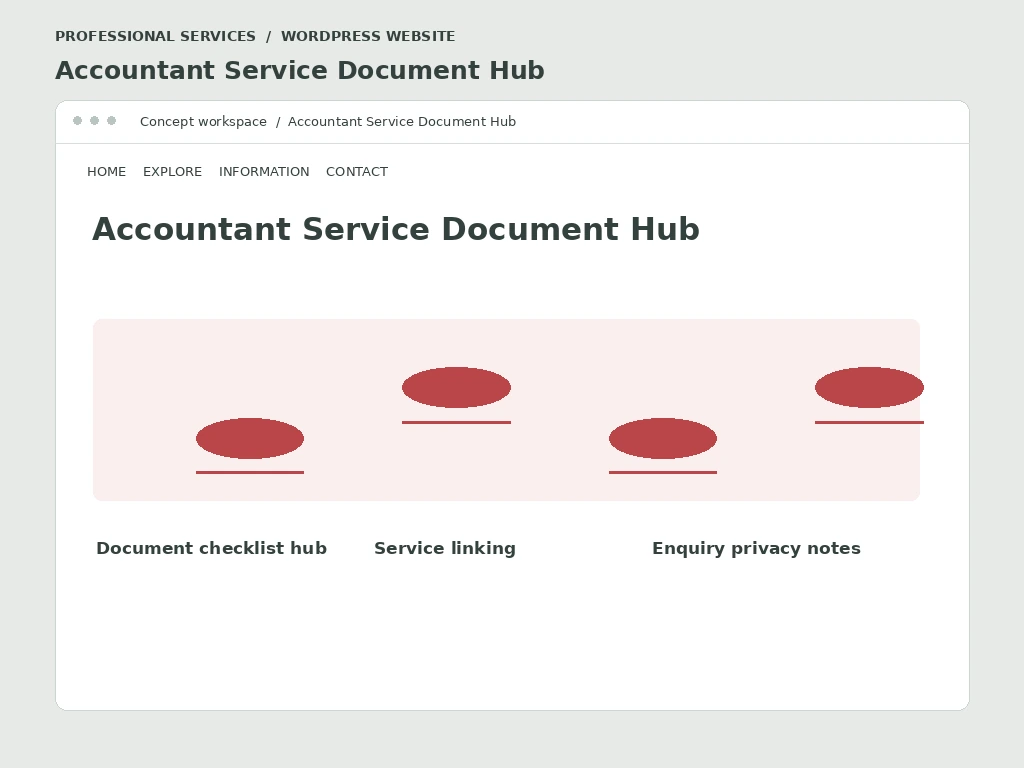
#> input picture src/assets/portfolio/accountant-service-document-hub.webp, 1024 x 768 px; its folder holds 4 pictures in this run
$ python audit-portfolio-images.py
#> lines starting #> are read from the running program, lines starting #| are printed output that depends on the picture
"""Audit all canonical preview files for broken images, duplicate content and near-identical layouts."""
import hashlib, json
from pathlib import Path
from PIL import Image
import numpy as np

ROOT = Path(__file__).resolve().parents[1]
paths = sorted((ROOT / 'src/assets/portfolio').glob('*.webp'))
entries = []
for p in paths:
    with Image.open(p) as im:
#> im is the input picture: PIL image 1024x768 RGB; mean R, G, B 241.6, 238.7, 237.7
        im.load()
        gray = np.asarray(im.crop((55, 145, 969, 710)).convert('L').resize((33, 32)), dtype=np.int16)
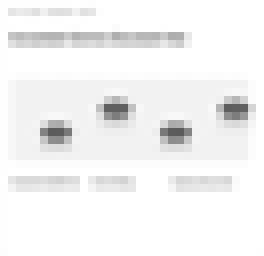
#> gray: shape (32, 33) int16 (shown 8 times larger); min 91, max 255, mean 243.3
        bits = gray[:, 1:] > gray[:, :-1]
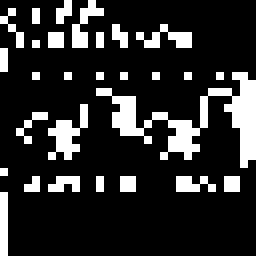
#> bits: shape (32, 32) bool (shown 8 times larger); 17.4% white in thin lines or dots
        fingerprint = np.packbits(bits.flatten()).tobytes().hex()
        entries.append({'slug': p.stem, 'path': str(p.relative_to(ROOT)), 'dimensions': list(im.size),
                        'sha256': hashlib.sha256(p.read_bytes()).hexdigest(), 'dhash': fingerprint})
#> pass 2 of the loop `for p in paths:`:
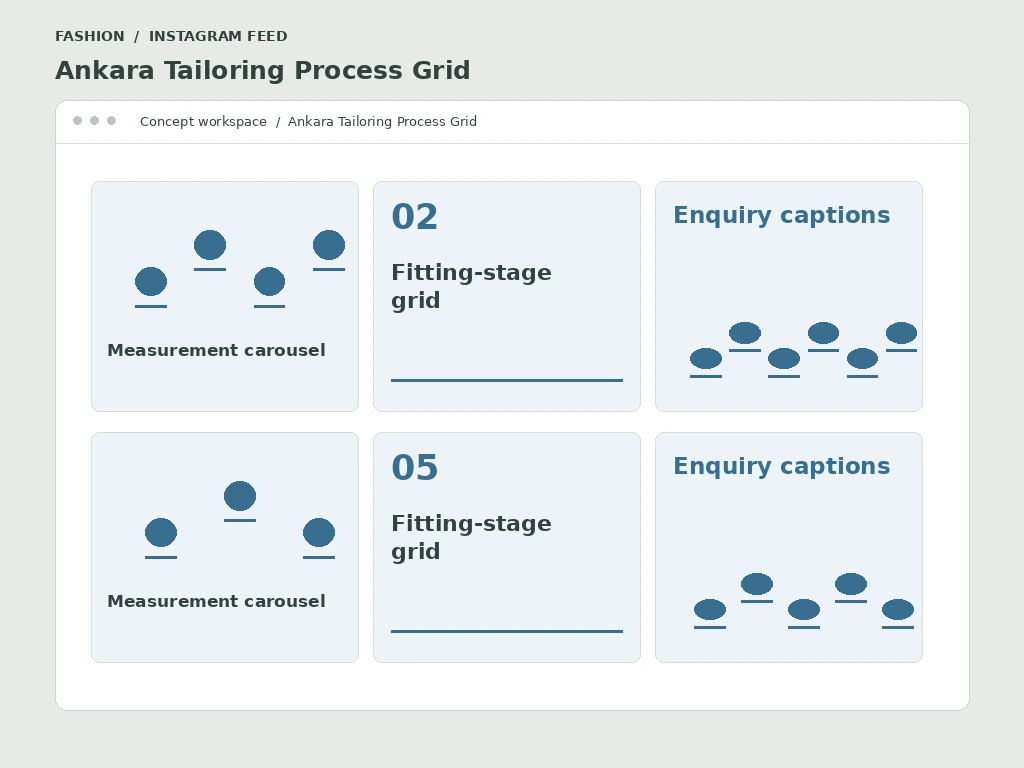
#> input picture src/assets/portfolio/ankara-tailoring-process-grid.webp, 1024 x 768 px
#> im is the input picture: PIL image 1024x768 RGB; mean R, G, B 232.5, 237.5, 239.5
#> `gray = np.asarray(im.crop((55, 145, 969, 710)).convert('L').resize((33..`:
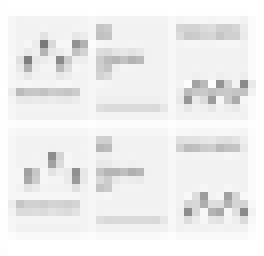
#> gray: shape (32, 33) int16 (shown 8 times larger); min 121, max 255, mean 238.4
#> `bits = gray[:, 1:] > gray[:, :-1]`:
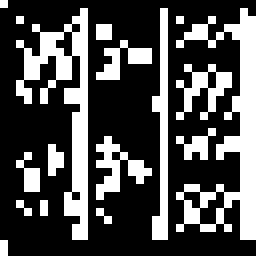
#> bits: shape (32, 32) bool (shown 8 times larger); 30.8% white in thin lines or dots
#> pass 3 of the loop `for p in paths:`:
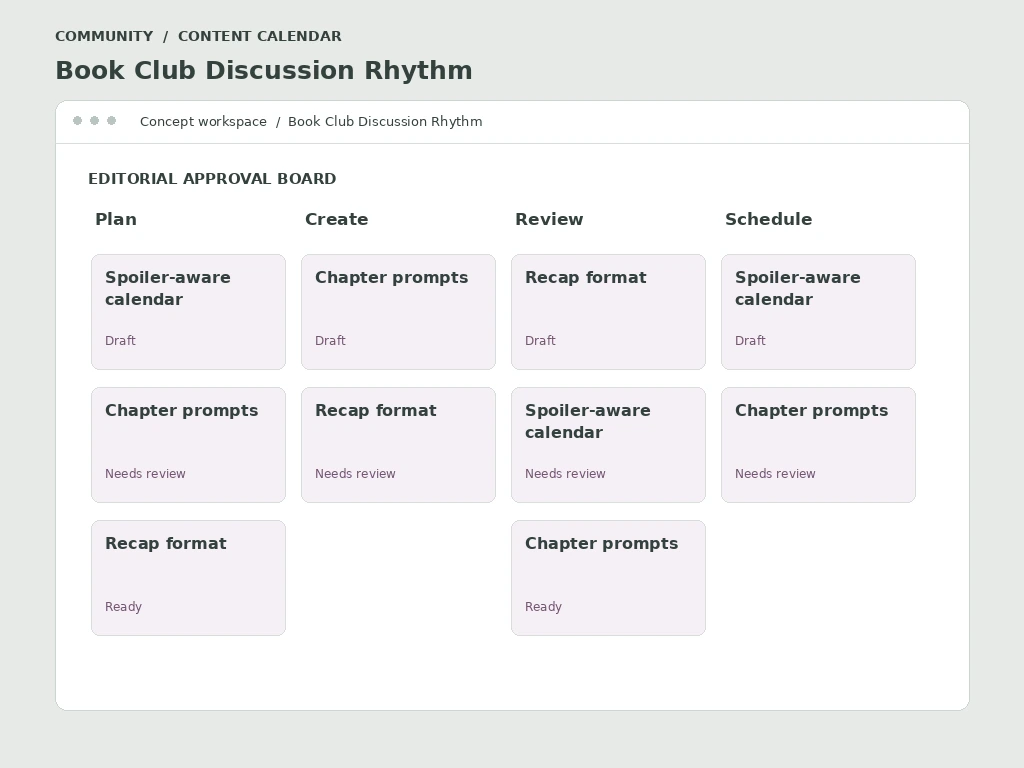
#> input picture src/assets/portfolio/book-club-discussion-rhythm.webp, 1024 x 768 px
#> im is the input picture: PIL image 1024x768 RGB; mean R, G, B 240.6, 240.4, 241.1
#> `gray = np.asarray(im.crop((55, 145, 969, 710)).convert('L').resize((33..`:
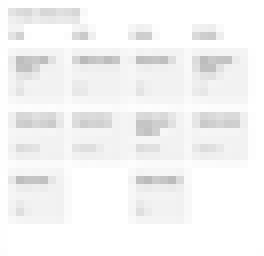
#> gray: shape (32, 33) int16 (shown 8 times larger); min 185, max 255, mean 244.7
#> `bits = gray[:, 1:] > gray[:, :-1]`:
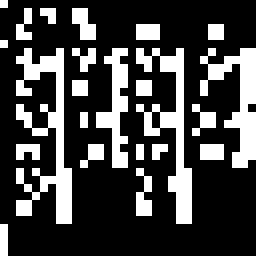
#> bits: shape (32, 32) bool (shown 8 times larger); 26.3% white in thin lines or dots
#> the loop made 4 passes; the first 3 are shown
near = []
#> near = []
for i, a in enumerate(entries):
    for b in entries[i + 1:]:
        distance = (int(a['dhash'], 16) ^ int(b['dhash'], 16)).bit_count()
        if distance <= 12:
            near.append({'first': a['slug'], 'second': b['slug'], 'distance': distance})
report = {'count': len(entries), 'unique_sha256': len({e['sha256'] for e in entries}),
          'near_similarity_threshold': '12 differing bits out of 1024, after cropping shared frame',
          'near_duplicate_candidates': near, 'assets': entries}
(ROOT / 'src/data/portfolio-image-audit.json').write_text(json.dumps(report, indent=2) + '\n')
#> (the run stopped early here; a loop or call above may not have finished)
